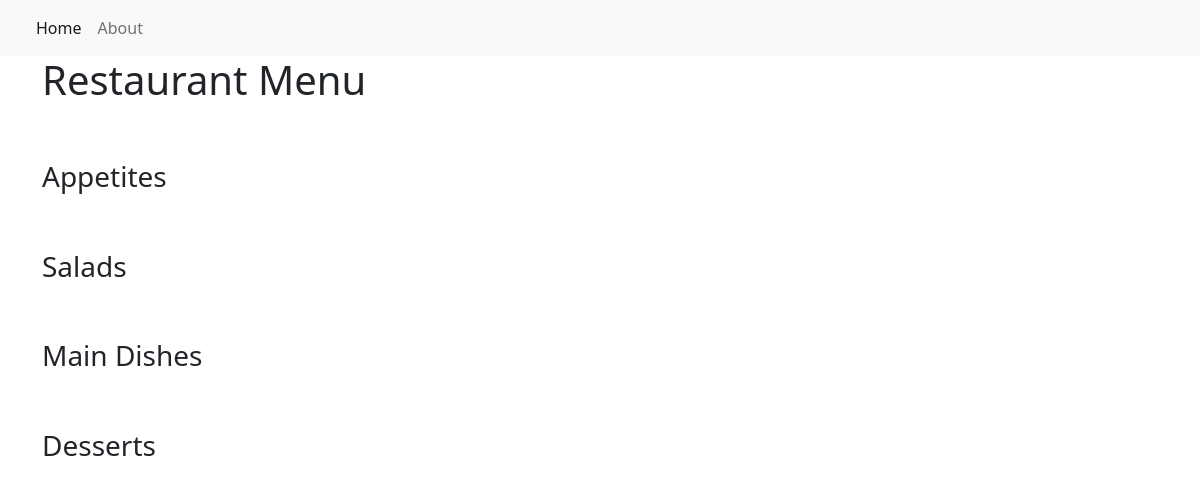
Before: / with the older database file.
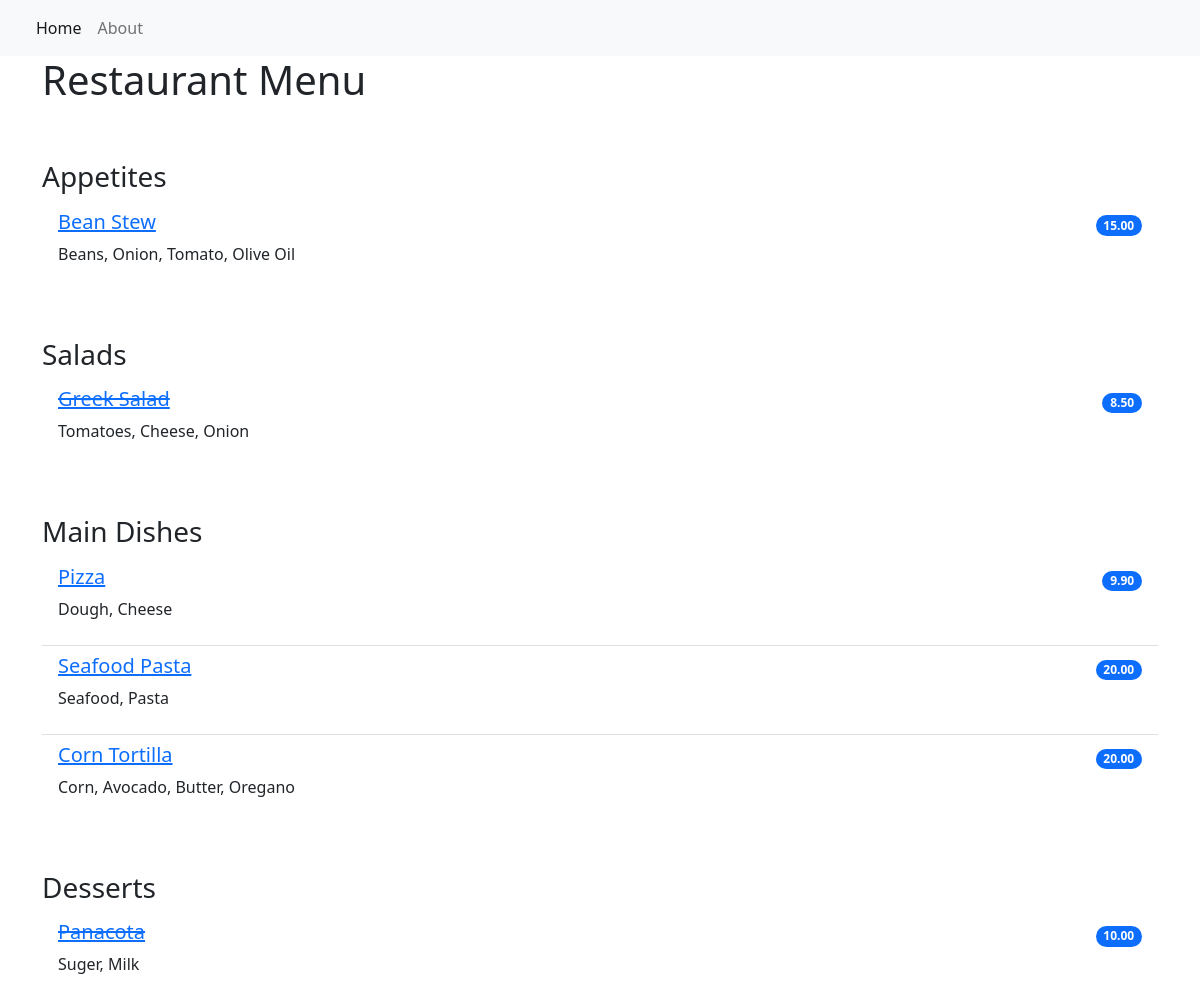
After: the same page with the newer database file.
### restaurant_menu/models.py (models this page shows, shortened)
class Dish(models.Model):
    name = models.CharField(max_length=1000, unique=True)
    ingredients = models.CharField(max_length=2000)
    price = models.DecimalField(max_digits=10, decimal_places=2)
    category = models.CharField(max_length=200, choices=CATEGORY)
    author = models.ForeignKey(User, on_delete=models.CASCADE)
    availability = models.IntegerField(choices=AVAILABILITY, default=1)
    date_created = models.DateTimeField(auto_now_add=True)
    date_updated = models.DateTimeField(auto_now=True)

### restaurant_menu/views.py (the view)
# urls.py: path('', views.DishList.as_view(), name='home'),
class DishList(generic.ListView):
    queryset = Dish.objects.order_by('date_created')
    template_name = 'index.html'
    def get_context_data(self, *, object_list=None, **kwargs):
        context = super().get_context_data(**kwargs)
        context['category'] = CATEGORY
        return context

### templates/index.html
{% extends 'base.html' %}
{% block content %}
<div class="container">
    <h1>Restaurant Menu</h1>
    {% for single_category in category %}
        <ul class="list-group list-group-flush">
        <h3 class="pt-5">{{ single_category.1 }}</h3>
        {% for dish in dish_list %}
            {% if dish.category == single_category.0 %}
                {% if dish.availability == 0 %}
                <li class="list-group-item d-flex justify-content-between align-items-center border-0 pb-0">
                    <a href="{% url 'dish_detail_page' dish.pk %}"><h5><del>{{dish.name}}</del></h5></a>
                    <span class="badge bg-primary rounded-pill">{{dish.price}}</span>
                </li>
                {% else %}
                <li class="list-group-item d-flex justify-content-between align-items-center border-0 pb-0">
                    <a href="{% url 'dish_detail_page' dish.pk %}"><h5>{{dish.name}}</h5></a>
                    <span class="badge bg-primary rounded-pill">{{dish.price}}</span>
                </li>
                {% endif %}
                <li class="list-group-item pt-0">
                    <p>{{dish.ingredients}}</p>
                </li>
            {% endif %}
        {% endfor %}
        </ul>
    {% endfor %}
</div>
{% endblock content %}

### templates/base.html (shortened to what this page needs)
<!DOCTYPE html>
<html lang="en">
<head>
    <link href="https://cdn.jsdelivr.net/npm/bootstrap@5.2.0-beta1/dist/css/bootstrap.min.css" rel="stylesheet"
>
</head>
<body>
<nav class="navbar navbar-expand-lg bg-light">
    <div class="container-fluid">
        <div class="collapse navbar-collapse" id="navbarNav">
            <ul class="navbar-nav">
                <li class="nav-item">
                    <a class="nav-link active" aria-current="page" href="{% url 'home' %}">Home</a>
                </li>
                <li class="nav-item">
                    <a class="nav-link" aria-current="page" href="{% url 'home' %}">About</a>
                </li>
            </ul>
        </div>
    </div>
</nav>
{% block content %}
{% endblock content %}
</body>
</html>

Changed rows visible on the page:
added Dish: name "Bean Stew", price "15.00", ingredients "Beans, Onion, Tomato, Olive Oil", shown under "Appetites"
added Dish: name "Greek Salad", price "8.50", ingredients "Tomatoes, Cheese, Onion", shown under "Salads"
added Dish: name "Pizza", price "9.90", ingredients "Dough, Cheese", shown under "Main Dishes"
added Dish: name "Seafood Pasta", price "20.00", ingredients "Seafood, Pasta", shown under "Main Dishes"
added Dish: name "Corn Tortilla", price "20.00", ingredients "Corn, Avocado, Butter, Oregano", shown under "Main Dishes"
added Dish: name "Panacota", price "10.00", ingredients "Suger, Milk", shown under "Desserts"
